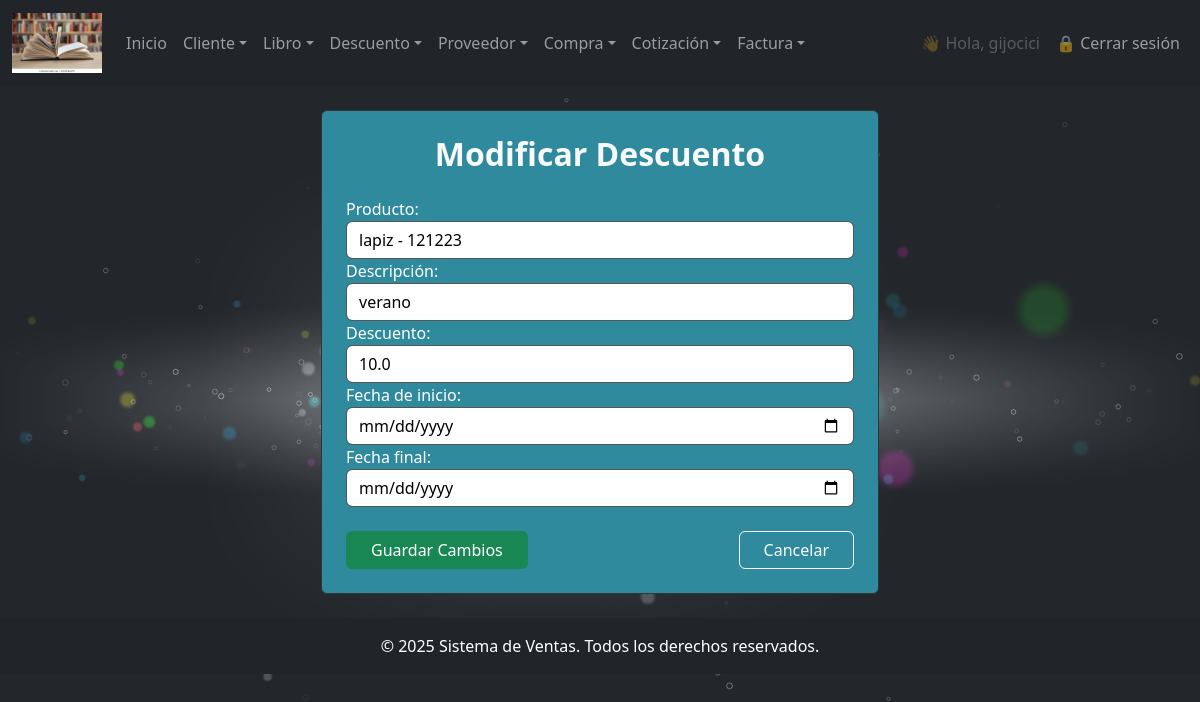
Page /descuento/modificar/1/ (signed in) on the committed database.
### miapp/models.py (models this page shows, shortened)
class Descuento(models.Model):
    producto = models.ForeignKey(Producto, on_delete=models.CASCADE)
    descripcion = models.CharField(max_length=255, blank=True, null=True)
    descuento = models.FloatField(default=0)
    fecha_inicio = models.DateTimeField(default=timezone.now)
    fecha_final = models.DateTimeField(default=timezone.now)
    fecha_creacion = models.DateTimeField(auto_now_add=True , )
    fecha_modificacion = models.DateTimeField(auto_now=True , )
    creacion_usuario = models.CharField(max_length=50)
    modificacion_usuario = models.CharField(max_length=50)
    estado = models.IntegerField(choices=ESTADO_CHOICES, default=1)
    class Meta:
        db_table = "descuento"
        verbose_name = "descuento"
        verbose_name_plural = "descuentos"

### miapp/views.py (the view)
        def wrapper(request, *args, **kwargs):
            if not request.user.is_authenticated:
                return redirect('login')
            try:
                empleado = Empleado.objects.get(user=request.user)
                if empleado.cargo.nombre.lower() in [c.lower() for c in nombre_cargos]:
                    return view_func(request, *args, **kwargs)
            except Empleado.DoesNotExist:
                pass
            return redirect('no_autorizado')

### miapp/forms.py
class DescuentoForm(forms.ModelForm):
    class Meta:
        model = Descuento
        fields = ['producto', 'descripcion', 'descuento', 'fecha_inicio', 'fecha_final']
        widgets = {
            'producto': forms.Select(attrs={'class': 'form-control'}),
            'descripcion': forms.TextInput(attrs={'class': 'form-control'}),
            'descuento': forms.NumberInput(attrs={'class': 'form-control', 'step': '0.01'}),
            'fecha_inicio': forms.DateInput(attrs={'class': 'form-control', 'type': 'date'}),
            'fecha_final': forms.DateInput(attrs={'class': 'form-control', 'type': 'date'}),
        }
        labels = {
            'producto': 'Producto:',
            'descripcion': 'Descripción:',
            'descuento': 'Descuento:',
            'fecha_inicio': 'Fecha de inicio:',
            'fecha_final': 'Fecha final:',
        }

### miapp/models.py (called while the page is built)
    def __str__(self):
        return f"{self.nombre} - {self.numero_serie}"

### miapp/views.py (called while the page is built)
def cargo_requerido(nombre_cargos):
    def decorador(view_func):
        def wrapper(request, *args, **kwargs):
            if not request.user.is_authenticated:
                return redirect('login')
            try:
                empleado = Empleado.objects.get(user=request.user)
                if empleado.cargo.nombre.lower() in [c.lower() for c in nombre_cargos]:
                    return view_func(request, *args, **kwargs)
            except Empleado.DoesNotExist:
                pass
            return redirect('no_autorizado')
        return wrapper
    return decorador

@login_required
@cargo_requerido(['admin', 'Gerente','supervisor'])
def modificar_descuento(request: HttpRequest, id: int) -> HttpResponse:
    descuento = get_object_or_404(Descuento, id=id)
    if request.method == "POST":
        form = DescuentoForm(request.POST, instance=descuento)
        if form.is_valid():
            form.save()
            return redirect("consultar_descuento")
    else:
        form = DescuentoForm(instance=descuento)
    return render(request, "facturacion_cliente/descuento/modificar_descuento.html", {
        "form": form,
        "descuento": descuento,
        "edit_mode": True
    })

### miapp/templates/facturacion_cliente/descuento/modificar_descuento.html (shortened to what this page needs)
{% extends 'index.html' %}
{% block main %}
<div class="container my-4">
    <div class="w-50 mx-auto p-4 rounded" style="background-color: #308a9e; border: 1px solid #333;">
        <h2 class="text-center text-light mb-4"><b>Modificar Descuento</b></h2>
        <form method="post" enctype="multipart/form-data">
            {{ form }}
            <div>
                <div>
     <div class="d-flex justify-content-between mt-4">
                <button type="submit" class="btn btn-success px-4">Guardar Cambios</button>
                <a href="{% url 'consultar_descuento' %}" class="btn btn-outline-light px-4">Cancelar</a>
            </div>
                </div>
              </div>
            </div>
          </div>
{% endblock %}

### miapp/templates/index.html (shortened to what this page needs)
{% load static %}
<!DOCTYPE html>
<html lang="es">
<head>
    <link href="https://cdn.jsdelivr.net/npm/bootstrap@5.3.0/dist/css/bootstrap.min.css" rel="stylesheet" />
    <link href="https://cdn.jsdelivr.net/npm/bootstrap-icons@1.11.0/font/bootstrap-icons.css" rel="stylesheet" />
    <link rel="stylesheet" href="{% static 'css/bootstrap.min.css' %}" />
    <link rel="stylesheet" href="{% static 'css/body.css' %}" />
    <link rel="stylesheet" href="{% static 'css/estilos.css' %}" />
    <link href="https://cdn.jsdelivr.net/npm/select2@4.1.0-rc.0/dist/css/select2.min.css" rel="stylesheet" />
</head>
<body class="cars">
    {% if request.resolver_match.url_name != 'login' and request.resolver_match.url_name != 'password_reset' and request.resolver_match.url_name != 'password_reset_complete' and request.resolver_match.url_name != 'password_reset_confirm' and request.resolver_match.url_name != 'password_reset_done'  %}
        {% block navbar %}
        <nav class="navbar navbar-expand-lg navbar-dark bg-dark">
            <div class="container-fluid">
                <a class="navbar-brand" href="#">
                    <img src="{% static 'img/libro.png' %}" alt="Logo" width="90" height="60" />
                </a>
                <div class="collapse navbar-collapse" id="navbarSupportedContent">
                    <ul class="navbar-nav me-auto mb-2 mb-lg-0">
                        <li class="nav-item"><a class="nav-link" href="{% url 'index' %}">Inicio</a></li>
                        <li class="nav-item dropdown">
                            <a class="nav-link dropdown-toggle" href="#" role="button" data-bs-toggle="dropdown">Cliente</a>
                        </li>
                        <li class="nav-item dropdown">
                            <a class="nav-link dropdown-toggle" href="#" role="button" data-bs-toggle="dropdown">Libro</a>
                        </li>
                        <li class="nav-item dropdown">
                            <a class="nav-link dropdown-toggle" href="#" role="button" data-bs-toggle="dropdown">Descuento</a>
                        </li>
                        <li class="nav-item dropdown">
                            <a class="nav-link dropdown-toggle" href="#" role="button" data-bs-toggle="dropdown">Proveedor</a>
                        </li>
                        <li class="nav-item dropdown">
                            <a class="nav-link dropdown-toggle" href="#" role="button" data-bs-toggle="dropdown">Compra</a>
                        <li class="nav-item dropdown">
                            <a class="nav-link dropdown-toggle" href="#" role="button" data-bs-toggle="dropdown">Cotización</a>
                        </li>
                        <li class="nav-item dropdown">
                            <a class="nav-link dropdown-toggle" href="#" role="button" data-bs-toggle="dropdown">Factura</a>
                        </li>
                    </ul>
                    <ul class="navbar-nav ms-auto mb-2 mb-lg-0">
                        {% if user.is_authenticated %}
                            <li class="nav-item">
                                <span class="nav-link disabled">👋 Hola, {{ user.username }}</span>
                            </li>
                            <li class="nav-item">
                                <a class="nav-link btn btn-outline-danger" href="{% url 'logout' %}">
                                    🔒 Cerrar sesión
                                </a>
                            </li>
                        {% else %}
                            <li class="nav-item">
                                <a class="nav-link btn btn-outline-primary" href="{% url 'login' %}">
                                    🔑 Iniciar sesión
                                </a>
                            </li>
                        {% endif %}
                    </ul>
                </div>
            </div>
        </nav>
        {% endblock %}
    {% endif %}
    {% block main %}{% endblock %}
    {% if request.resolver_match.url_name != 'login' and request.resolver_match.url_name != 'password_reset' and request.resolver_match.url_name != 'password_reset_complete' and request.resolver_match.url_name != 'password_reset_confirm' and request.resolver_match.url_name != 'password_reset_done'  %}
        <footer class="bg-dark text-white text-center py-3">
            <p class="mb-0">© 2025 Sistema de Ventas. Todos los derechos reservados.</p>
        </footer>
    {% endif %}
</body>
</html>

### miapp/static/css/body.css (style rules this page uses)
html, body { width: 100vw; height: 100vh; margin: 0; padding: 0; overflow: hidden; }

### miapp/static/css/estilos.css (style rules this page uses)
html, body { width:100%; height:100%; padding:0px; margin:0px; overflow: hidden; }

### miapp/templates/index.html (style rules this page uses)
body { background-color: #585252; color: #fff; }
input, select, textarea { background-color: #ffffff !important; color: #000000 !important; border: 1px solid #555 !important; }
html, body { height: 100%; margin: 0; padding: 0; overflow: auto; }

### rows in the picture
Descuento: producto "lapiz - 121223", descripcion "verano", descuento "10.0"

### other values in the picture
{{ user.username }} "gijocici"
